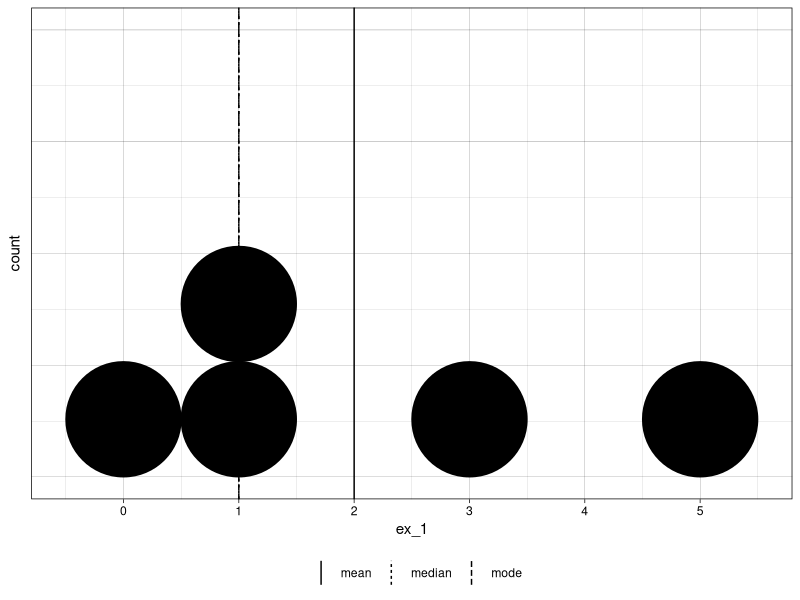
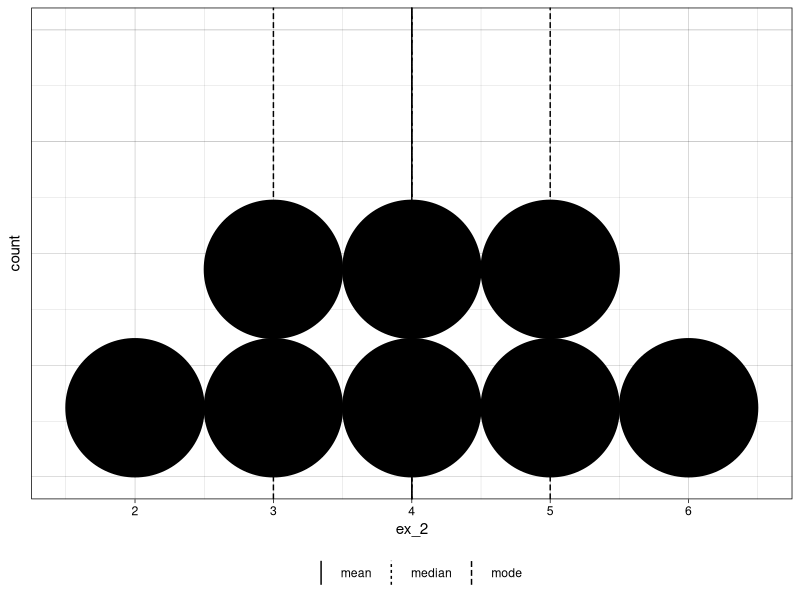
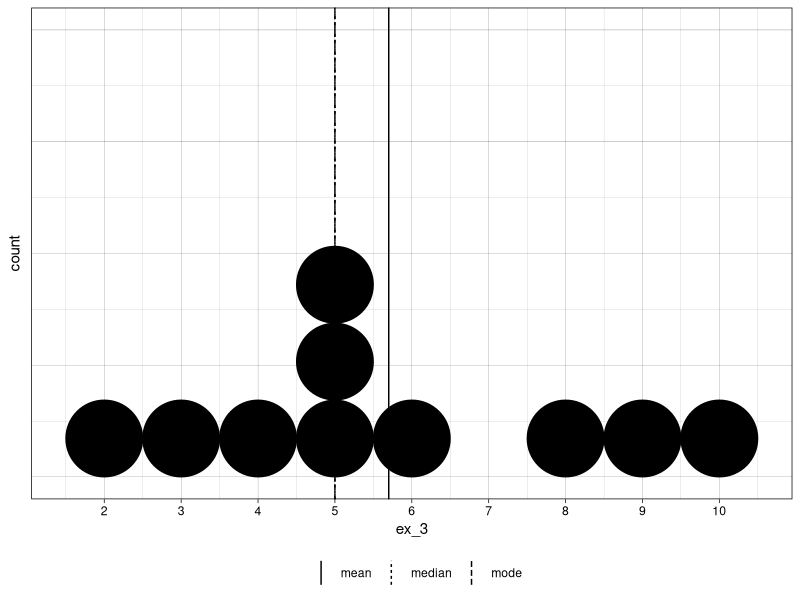
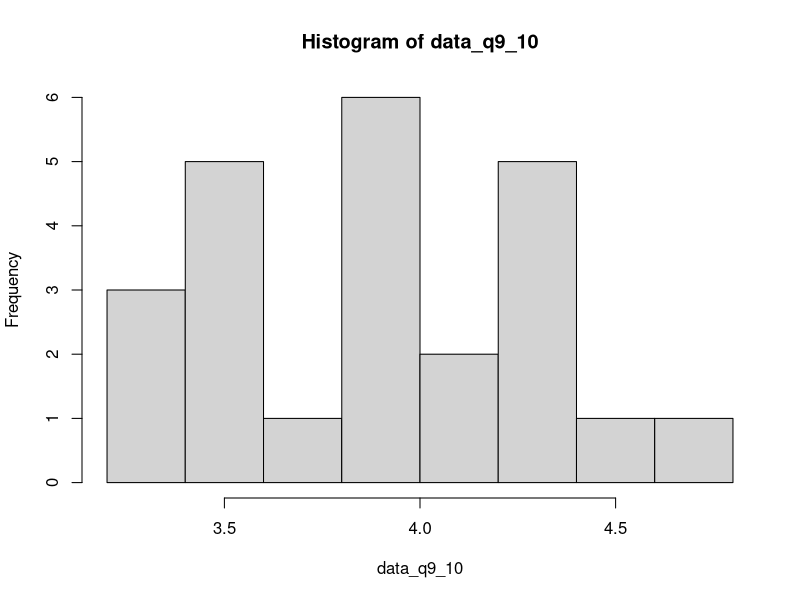
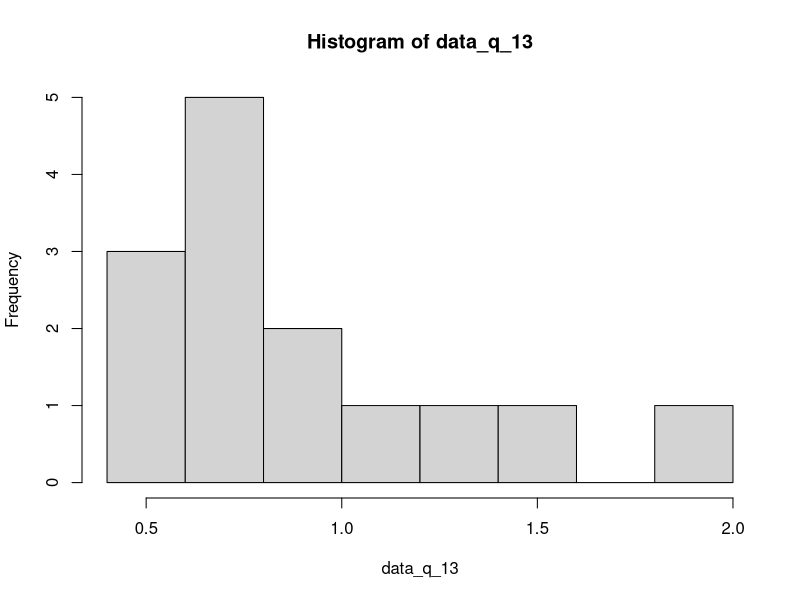

These figures' R source, in order:
## ---- chunk 1
#| include: false
g <- glue::glue
library(ggplot2)
sapply(list.files(here::here('R'), full.names = T), source)
## ---- chunk 2
basic_summary <- function(x) {
    list(
        mean = mean(x),
        median = median(x),
        mode = table(x) |> which.max() |> names() |> as.numeric()
    )
}
## ---- chunk 3
(ex_1 <- c(0,5,1,1,3))
## ---- chunk 4


(ex_1_summary <- basic_summary(ex_1))
## ---- chunk 5
ggplot() +
    geom_dotplot(aes(x = ex_1), binwidth = 1) +
    geom_vline(aes(xintercept = ex_1_summary$mean, linetype = "mean")) +
    geom_vline(aes(xintercept = ex_1_summary$median, linetype = "median")) +
    geom_vline(aes(xintercept = ex_1_summary$mode, linetype = "mode")) +
    theme_linedraw() +
    scale_x_continuous(breaks = 0:6) +
    theme(legend.position = "bottom") +
    labs(linetype = "") +
    theme(axis.ticks.y = element_blank(),
    axis.text.y = element_blank())
## ---- chunk 6
(ex_2 <- c(3,2,5,6,4,4,3,5))
## ---- chunk 7
ex_2_summary <- basic_summary(ex_2)
ex_2_summary$mode <- 3:5
ex_2_summary

## ---- chunk 8
ggplot() +
    geom_dotplot(aes(x = ex_2), binwidth = 1) +
    geom_vline(aes(xintercept = ex_2_summary$mean, linetype = "mean")) +
    geom_vline(aes(xintercept = ex_2_summary$median, linetype = "median")) +
    geom_vline(aes(xintercept = ex_2_summary$mode, linetype = "mode")) +
    theme_linedraw() +
    scale_x_continuous(breaks = 0:12) +
    theme(legend.position = "bottom") +
    labs(linetype = "") +
    theme(axis.ticks.y = element_blank(),
    axis.text.y = element_blank())
## ---- chunk 9
(ex_3 <- c(3,5,4,5,10,5,6,9,2,8))
## ---- chunk 10
(ex_3_summary <- basic_summary(ex_3))
## ---- chunk 11
ggplot() +
    geom_dotplot(aes(x = ex_3), binwidth = 1) +
    geom_vline(aes(xintercept = ex_3_summary$mean, linetype = "mean")) +
    geom_vline(aes(xintercept = ex_3_summary$median, linetype = "median")) +
    geom_vline(aes(xintercept = ex_3_summary$mode, linetype = "mode")) +
    theme_linedraw() +
    scale_x_continuous(breaks = 0:12) +
    theme(legend.position = "bottom") +
    labs(linetype = "") +
    theme(axis.ticks.y = element_blank(),
    axis.text.y = element_blank())
## ---- chunk 12
data_q9_10 <- c(
    4.5, 3.2, 3.5, 3.9, 3.5, 3.9,
    4.3, 4.8, 3.6, 3.3, 4.3, 4.2,
    3.9, 3.7, 4.3, 4.4, 3.4, 4.2,
    4.4, 4.0, 3.6, 3.5, 3.9, 4.0)
## ---- chunk 13
basic_summary(data_q9_10)[c("mean", "median")]
## ---- chunk 14
hist(data_q9_10)
## ---- chunk 15
data_q_13 <- c(
    .99, 1.92, 1.223, .85, .65, .53, 1.41, 
    1.12, .63, .67, .69, .60, .60, .66
)

basic_summary(data_q_13)[c("mean", "median")]
hist(data_q_13)
